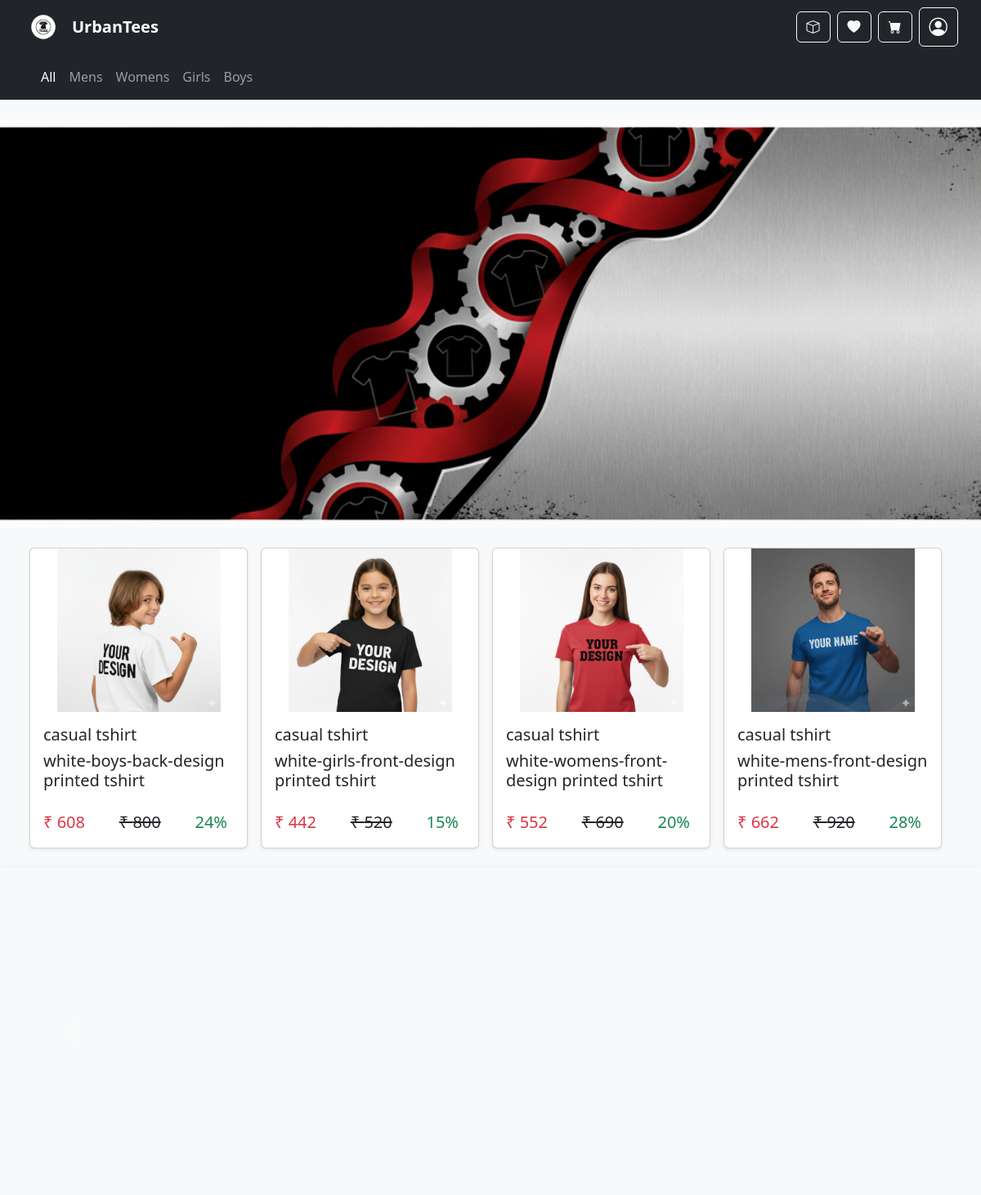
Screenshot of /home (signed in) with the database file from the repository.
### urban_tees_app/models.py (models this page shows, shortened)
class Product(models.Model):
    CATEGORY_CHOICES = [
        ('mens', 'Mens'),
        ('womens', 'Womens'),
        ('girls', 'Girls'),
        ('boys', 'Boys'),
    ]
    item_image1 = models.CharField(max_length=255)
    item_image2 = models.CharField(max_length=255)
    item_image3 = models.CharField(max_length=255)
    item_image4 = models.CharField(max_length=255)
    item_name = models.CharField(max_length=255)
    item_description = models.CharField(max_length=255)
    new_price = models.IntegerField()
    old_price = models.IntegerField()
    offer = models.IntegerField()
    category = models.CharField(max_length=10, choices=CATEGORY_CHOICES)
    small_size=models.IntegerField()
    medium_size=models.IntegerField()
    large_size=models.IntegerField()
    extralarge_size=models.IntegerField()

### urban_tees_app/views.py (the view)
# urls.py: 2. Add a URL to urlpatterns:  path('', views.home, name='home')
@login_required
def home(request):
    if request.user.is_authenticated:
        if request.user.role == "admin" or request.user.is_staff:
            return redirect('admin_operations')
        else:
            item_details = Product.objects.all()
            return render(request, 'home.html', {'item_details': item_details})
    else:
        item_details = Product.objects.all()
        return render(request, 'home.html', {'item_details': item_details})

### urban_tees_app/templates/home.html (shortened to what this page needs)
{% extends 'user_layout.html' %}
{% load static %}
{% block content %}
{% include 'category_navbar.html' %}
{% include 'main.html' %}
  {% endblock %}

### urban_tees_app/templates/main.html (shortened to what this page needs)
{% load static %}
<div
  style="height: 500px; background: url('{% static 'images/banner.png' %}') center center / cover no-repeat; display: flex; align-items: center; justify-content: center; color: white; font-size: 2.5rem; font-weight: bold; text-shadow: 2px 2px 5px black;">
</div>
<div class="container m-4">
  <div class="row g-3">
    {% for pro in item_details %}
    <div class="col-12 col-sm-6 col-md-4 col-lg-3 d-flex">
      <div class="card w-100 shadow-sm">
        <a href="{% url 'user_single_product' pro.id %}">
          <img src="{% static pro.item_image1 %}" class="card-img-top" alt="{{ pro.item_name }}"
            style="height: auto; max-height: 200px; object-fit: contain;">
        </a>
        <div class="card-body">
          <h5 class="card-title">{{ pro.item_name }}</h5>
          <h5 class="card-title">{{ pro.item_description }}</h5>
        </div>
        <ul class="d-flex justify-content-between me-2 list-unstyled px-3">
          <li class="text-danger fs-5">₹ {{ pro.new_price }}</li>
          <li class="fs-5"><del>₹ {{ pro.old_price }}</del></li>
          <li class="text-success fs-5">{{ pro.offer }}%</li>
        </ul>
      </div>
    </div>
    {% endfor %}
  </div>
</div>
<div id="mainCarousel" class="carousel slide shadow" data-bs-ride="carousel">
  <div class="carousel-inner">
    <div class="carousel-item active">
      <img src="{% static 'images/caro1.jpeg' %}" class="d-block w-100" style="height: 400px; object-fit: cover;"
        alt="Slide 1">
    </div>
  </div>
  <button class="carousel-control-prev" type="button" data-bs-target="#mainCarousel" data-bs-slide="prev">
    <span class="carousel-control-prev-icon"></span>
  </button>
  <button class="carousel-control-next" type="button" data-bs-target="#mainCarousel" data-bs-slide="next">
    <span class="carousel-control-next-icon"></span>
  </button>
</div>

### urban_tees_app/templates/user_layout.html (style rules this page uses)
body { background-color: #f8f9fa; }

### rows the page displays
Product: item_image1 (picture), item_name "casual tshirt", item_description "white-boys-back-design printed tshirt", new_price "608", old_price "800", offer "24"
Product: item_image1 (picture), item_name "casual tshirt", item_description "white-girls-front-design printed tshirt", new_price "442", old_price "520", offer "15"
Product: item_image1 (picture), item_name "casual tshirt", item_description "white-womens-front-design printed tshirt", new_price "552", old_price "690", offer "20"
Product: item_image1 (picture), item_name "casual tshirt", item_description "white-mens-front-design printed tshirt", new_price "662", old_price "920", offer "28"
